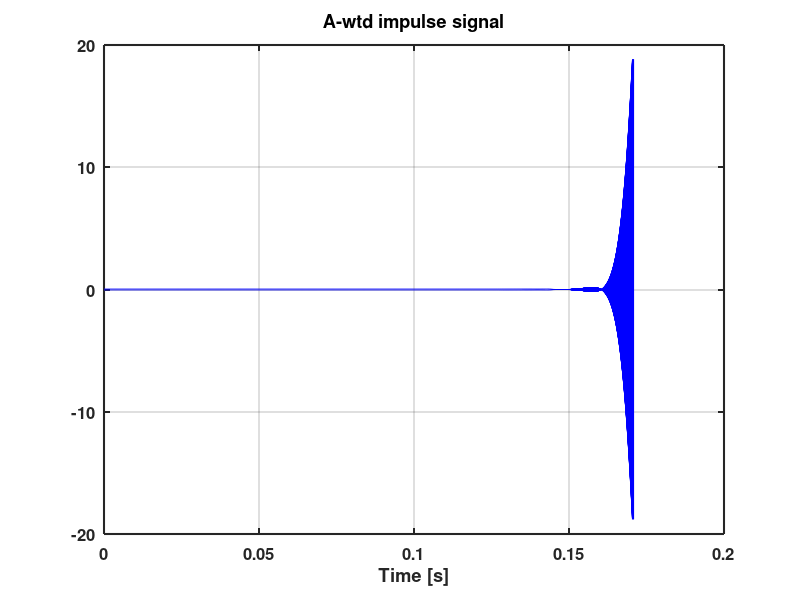
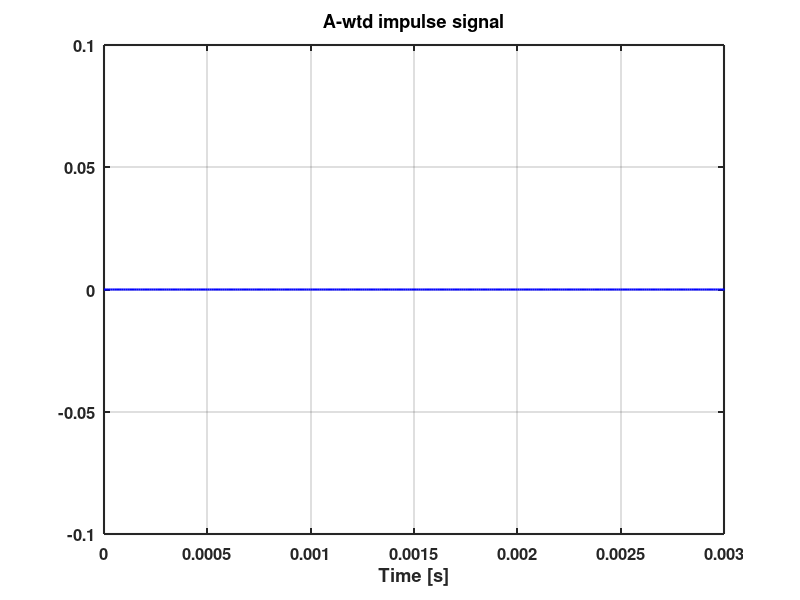
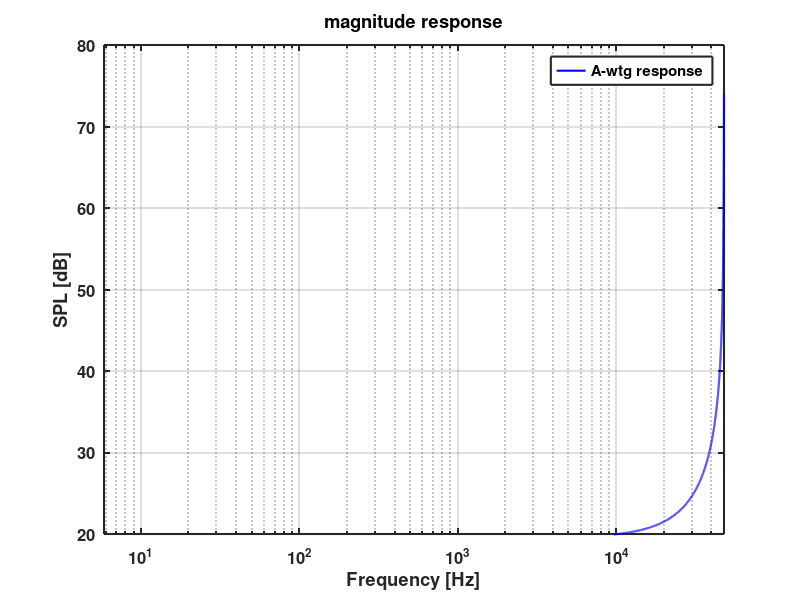

MATLAB code for these plots, in order:
%A-weighting digital filter
clear all;close all;clc
set(0,'DefaultLineLineWidth',1.5);
set(0,'DefaultAxesFontSize',12);
set(0,'DefaultAxesFontWeight','bold')
set(0,'DefaultAxesLineWidth',1.5)

Po=2e-5;% SPL ref
try
    pkg load signal; %for Octave
catch
end
%% -----------------------------------------------------------------
fs=96000; 
N=2^14;disp(['Total duration [s] ' num2str(N/fs)])
time=([1:N]'-1)/fs; % make time positive column vector starting at zero
signal=zeros(N,1);
signal(1)=1;%unit impulse

% figure(10)
% plot(time,signal,'b');
% grid on;
% title('input signal')
% xlabel('Time [s]')

%---------Analog A-weighting filter according to IEC/CD 1672---------
f1 = 20.598997; 
f2 = 107.65265;
f3 = 737.86223;
%f4 = 12194.217;%for infinite fs
f4 = 14100;%for finite fs, makes magnitude -9.5dB at 20kHz
A1000 = 1.9997;
NUM = [ (2*pi*f4)^2*(10^(A1000/20)) 0 0 0 0 ];
DEN = conv([1 +4*pi*f4 (2*pi*f4)^2],[1 +4*pi*f1 (2*pi*f1)^2]); 
DEN = conv(conv(DEN,[1 2*pi*f3]),[1 2*pi*f2]);
% Bilinear transformation of analog design to get the digital filter. 
[b,a] = bilinear(NUM,DEN,fs);
%-------------------------------------------
output=filter(b,a,signal);

figure(20)
plot(time,output,'b');
grid on;
title('A-wtd impulse signal')
xlabel('Time [s]')

figure(30)
plot(time,output,'b');
grid on;
axis([0 .003 -.1 .1]);
title('A-wtd impulse signal')
xlabel('Time [s]')
%---------------frequency domain----------------------
f=([1:N/2+1]'-1)*fs/N;
OUTPUT=fft(output);

figure(60);
semilogx(f,20*log10(abs(OUTPUT(1:floor(N/2+1)))),'b');
grid on;
pk=10*ceil(max(20*log10(abs(OUTPUT)))/10);
axis([fs/N,fs/2,pk-60,pk])
legend('A-wtg response','Location','Best')
xlabel('Frequency [Hz]')
ylabel('SPL [dB]')
title('magnitude response');

% figure(70);
% semilogx(f,(180/pi)*angle(OUTPUT(1:floor(N/2+1))),'b');
% grid on;
% axis([fs/N,fs/2,-180,180])
% xlabel('Frequency [Hz]')
% ylabel('phase')
% title('net phase response');

disp('-----------------------------finished------------------------')


